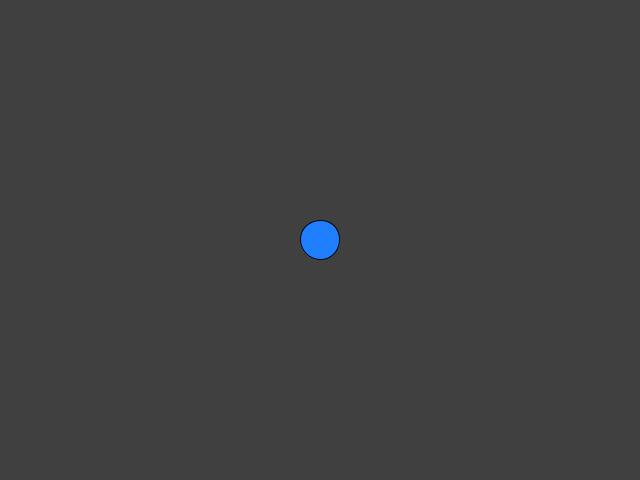
Frame 1 (no input)
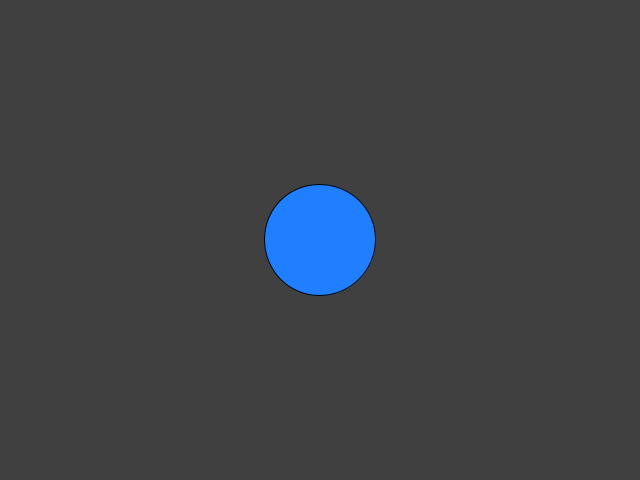
Frame 60 (the mouse pressed at the canvas centre just before this capture)
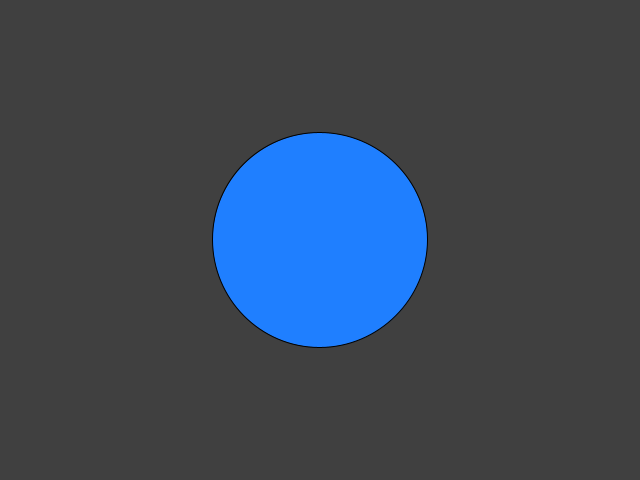
Frame 120 (the mouse held since frame 60 and released just before this capture)

The Processing sketch that drew these frames (run headless with seeded random() and noise(); from frame 60 on, the mouse is pressed at the canvas centre):

// Processing sketch: processing_119949
// ── processing_119949.pde

void setup() {
  size(640, 480);
}

void draw() {
  background(64);
  fill(31, 127, 255);
  float diameter = sin(frameCount /10.0)*400;
  ellipse(width/2, height/2, diameter, diameter);
}
